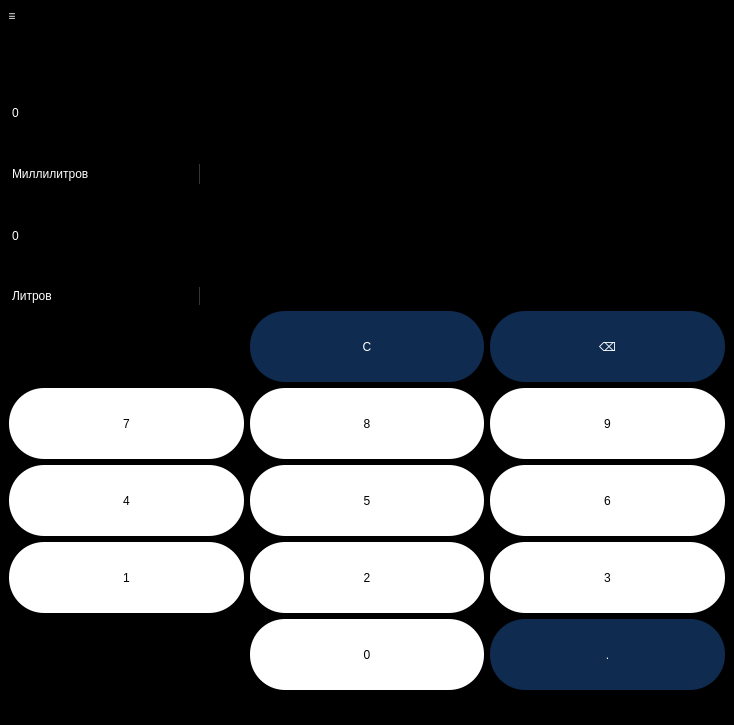
<?xml version="1.0" encoding="UTF-8"?>
<ui version="4.0">
 <class>MainWindow</class>
 <widget class="QMainWindow" name="MainWindow">
  <property name="geometry">
   <rect>
    <x>0</x>
    <y>0</y>
    <width>734</width>
    <height>725</height>
   </rect>
  </property>
  <property name="minimumSize">
   <size>
    <width>734</width>
    <height>725</height>
   </size>
  </property>
  <property name="maximumSize">
   <size>
    <width>734</width>
    <height>725</height>
   </size>
  </property>
  <property name="windowTitle">
   <string>MainWindow</string>
  </property>
  <property name="styleSheet">
   <string notr="true">background-color: rgb(0, 0, 0);
color: rgb(255, 255, 255);
selection-background-color: rgb(140, 140, 140);

</string>
  </property>
  <widget class="QWidget" name="centralwidget">
   <property name="minimumSize">
    <size>
     <width>734</width>
     <height>666</height>
    </size>
   </property>
   <property name="maximumSize">
    <size>
     <width>734</width>
     <height>666</height>
    </size>
   </property>
   <property name="styleSheet">
    <string notr="true"/>
   </property>
   <layout class="QVBoxLayout" name="verticalLayout_3">
    <item>
     <layout class="QVBoxLayout" name="verticalLayout_2">
      <item>
       <widget class="QLabel" name="resol">
        <property name="styleSheet">
         <string notr="true">background-color: rgb(0, 0, 0);
color: rgb(0, 0, 0);</string>
        </property>
        <property name="text">
         <string>TextLabel</string>
        </property>
       </widget>
      </item>
      <item>
       <widget class="QLineEdit" name="ans_space">
        <property name="enabled">
         <bool>false</bool>
        </property>
        <property name="minimumSize">
         <size>
          <width>0</width>
          <height>91</height>
         </size>
        </property>
        <property name="maximumSize">
         <size>
          <width>291</width>
          <height>91</height>
         </size>
        </property>
        <property name="styleSheet">
         <string notr="true">QLineEdit{
border: 1px solid black;
color: rgb(255, 255, 255);
	font: 75 65pt &quot;Yu Gothic UI Semibold&quot;;
}</string>
        </property>
        <property name="text">
         <string>0</string>
        </property>
       </widget>
      </item>
      <item>
       <widget class="QComboBox" name="comboBox_3">
        <property name="minimumSize">
         <size>
          <width>117</width>
          <height>20</height>
         </size>
        </property>
        <property name="maximumSize">
         <size>
          <width>191</width>
          <height>16777215</height>
         </size>
        </property>
        <property name="styleSheet">
         <string notr="true">QComboBox {
    border-radius: 3px;
font: 75 10pt &quot;MS Shell Dlg 2&quot;;
    padding: 1px 18px 1px 3px;
    min-width: 6em;
}
QComboBox:editable {
    background: black;    /*white; red*/
}
QComboBox:!editable, QComboBox::drop-down:editable {
     background: qlineargradient(x1: 0, y1: 0, x2: 0, y2: 1,
                                 stop: 0 #000000, stop: 0.4 #000000,
                                 stop: 0.5 #000000, stop: 1.0 #000000);
}
/* QComboBox получает состояние `on`, когда всплывающее окно открыто  */
QComboBox:!editable:on, QComboBox::drop-down:editable:on {
    background: qlineargradient(x1: 0, y1: 0, x2: 0, y2: 1,
                                stop: 0 #000000, stop: 0.4 #000000,
                                stop: 0.5 #000000, stop: 1.0 #000000);
}
QComboBox:on { /* сдвиньте текст, когда всплывающее окно откроется */
    padding-top: 3px;
    padding-left: 4px;
}
QComboBox::drop-down {
    subcontrol-origin: padding;
    subcontrol-position: top right;
    width: 0px;
    border-left-width: 1px;
    border-left-color: #353535;
    border-left-style: solid;          /* просто одна строка */
    border-top-right-radius: 3px;      /* тот же радиус, что и QComboBox */
    border-bottom-right-radius: 3px;
}

QComboBox QAbstractItemView {
    border: 12px solid darkgray;
    selection-background-color: #353535;
}
QComboBox QListView {
    border: none;
}</string>
        </property>
        <item>
         <property name="text">
          <string>Миллилитров</string>
         </property>
        </item>
        <item>
         <property name="text">
          <string>Литров</string>
         </property>
        </item>
        <item>
         <property name="text">
          <string>Кубических метров</string>
         </property>
        </item>
        <item>
         <property name="text">
          <string>Кубических километров</string>
         </property>
        </item>
       </widget>
      </item>
      <item>
       <widget class="QLineEdit" name="ans_space2">
        <property name="enabled">
         <bool>false</bool>
        </property>
        <property name="minimumSize">
         <size>
          <width>0</width>
          <height>91</height>
         </size>
        </property>
        <property name="maximumSize">
         <size>
          <width>291</width>
          <height>91</height>
         </size>
        </property>
        <property name="styleSheet">
         <string notr="true">QLineEdit{
border: 1px solid black;
color: rgb(255, 255, 255);
	font: 75 65pt &quot;Yu Gothic UI Semibold&quot;;
}</string>
        </property>
        <property name="text">
         <string>0</string>
        </property>
       </widget>
      </item>
      <item>
       <widget class="QComboBox" name="comboBox_4">
        <property name="minimumSize">
         <size>
          <width>117</width>
          <height>0</height>
         </size>
        </property>
        <property name="maximumSize">
         <size>
          <width>191</width>
          <height>16777215</height>
         </size>
        </property>
        <property name="styleSheet">
         <string notr="true">QComboBox {
    border-radius: 3px;
    padding: 1px 18px 1px 3px;
	font: 75 10pt &quot;MS Shell Dlg 2&quot;;
    min-width: 6em;
}
QComboBox:editable {
    background: black;    /*white; red*/
}
QComboBox:!editable, QComboBox::drop-down:editable {
     background: qlineargradient(x1: 0, y1: 0, x2: 0, y2: 1,
                                 stop: 0 #000000, stop: 0.4 #000000,
                                 stop: 0.5 #000000, stop: 1.0 #000000);
}
/* QComboBox получает состояние `on`, когда всплывающее окно открыто  */
QComboBox:!editable:on, QComboBox::drop-down:editable:on {
    background: qlineargradient(x1: 0, y1: 0, x2: 0, y2: 1,
                                stop: 0 #000000, stop: 0.4 #000000,
                                stop: 0.5 #000000, stop: 1.0 #000000);
}
QComboBox:on { /* сдвиньте текст, когда всплывающее окно откроется */
    padding-top: 3px;
    padding-left: 4px;
}
QComboBox::drop-down {
    subcontrol-origin: padding;
    subcontrol-position: top right;
    width: 0px;
    border-left-width: 1px;
    border-left-color: #353535;
    border-left-style: solid;          /* просто одна строка */
    border-top-right-radius: 3px;      /* тот же радиус, что и QComboBox */
    border-bottom-right-radius: 3px;
}

QComboBox QAbstractItemView {
    border: 12px solid darkgray;
    selection-background-color: #353535;
}
QComboBox QListView {
    border: none;
}</string>
        </property>
        <item>
         <property name="text">
          <string>Литров</string>
         </property>
        </item>
        <item>
         <property name="text">
          <string>Миллилитров</string>
         </property>
        </item>
        <item>
         <property name="text">
          <string>Кубических метров</string>
         </property>
        </item>
        <item>
         <property name="text">
          <string>Кубических километров</string>
         </property>
        </item>
       </widget>
      </item>
      <item>
       <layout class="QGridLayout" name="gridLayout">
        <item row="2" column="1">
         <widget class="QPushButton" name="clear_btn_12">
          <property name="minimumSize">
           <size>
            <width>71</width>
            <height>71</height>
           </size>
          </property>
          <property name="styleSheet">
           <string notr="true">QPushButton{
font: 75 15pt &quot;MS Shell Dlg 2&quot;;
background-color: #ffffff;
color: black;
	border: 0px;
    border-radius: 35px;
    border-style: outset;
}
QPushButton:pressed{
background-color: #ebebeb;
}</string>
          </property>
          <property name="text">
           <string>5</string>
          </property>
          <attribute name="buttonGroup">
           <string notr="true">numsButtonsGroup</string>
          </attribute>
         </widget>
        </item>
        <item row="1" column="2">
         <widget class="QPushButton" name="clear_btn_21">
          <property name="minimumSize">
           <size>
            <width>71</width>
            <height>71</height>
           </size>
          </property>
          <property name="styleSheet">
           <string notr="true">QPushButton{
font: 75 15pt &quot;MS Shell Dlg 2&quot;;
background-color: #ffffff;
color: black;
	border: 0px;
    border-radius: 35px;
    border-style: outset;
}
QPushButton:pressed{
background-color: #ebebeb;
}</string>
          </property>
          <property name="text">
           <string>9</string>
          </property>
          <attribute name="buttonGroup">
           <string notr="true">numsButtonsGroup</string>
          </attribute>
         </widget>
        </item>
        <item row="1" column="0">
         <widget class="QPushButton" name="clear_btn_19">
          <property name="minimumSize">
           <size>
            <width>71</width>
            <height>71</height>
           </size>
          </property>
          <property name="styleSheet">
           <string notr="true">QPushButton{
font: 75 15pt &quot;MS Shell Dlg 2&quot;;
background-color: #ffffff;
color: black;
	border: 0px;
    border-radius: 35px;
    border-style: outset;
}
QPushButton:pressed{
background-color: #ebebeb;
}</string>
          </property>
          <property name="text">
           <string>7</string>
          </property>
          <attribute name="buttonGroup">
           <string notr="true">numsButtonsGroup</string>
          </attribute>
         </widget>
        </item>
        <item row="0" column="1">
         <widget class="QPushButton" name="clear_btn">
          <property name="minimumSize">
           <size>
            <width>71</width>
            <height>71</height>
           </size>
          </property>
          <property name="styleSheet">
           <string notr="true">QPushButton{
font: 15pt &quot;MS Shell Dlg 2&quot;;
background-color: #0f2b50;
	border: 0px;
    border-radius: 35px;
    border-style: outset;
	color: rgb(255, 255, 255);
}
QPushButton:pressed{
background-color: #5d5d5d;
}</string>
          </property>
          <property name="text">
           <string>С</string>
          </property>
         </widget>
        </item>
        <item row="2" column="2">
         <widget class="QPushButton" name="clear_btn_10">
          <property name="minimumSize">
           <size>
            <width>71</width>
            <height>71</height>
           </size>
          </property>
          <property name="styleSheet">
           <string notr="true">QPushButton{
font: 75 15pt &quot;MS Shell Dlg 2&quot;;
background-color: #ffffff;
color: black;
	border: 0px;
    border-radius: 35px;
    border-style: outset;
}
QPushButton:pressed{
background-color: #ebebeb;
}</string>
          </property>
          <property name="text">
           <string>6</string>
          </property>
          <attribute name="buttonGroup">
           <string notr="true">numsButtonsGroup</string>
          </attribute>
         </widget>
        </item>
        <item row="1" column="1">
         <widget class="QPushButton" name="clear_btn_11">
          <property name="minimumSize">
           <size>
            <width>71</width>
            <height>71</height>
           </size>
          </property>
          <property name="styleSheet">
           <string notr="true">QPushButton{
font: 75 15pt &quot;MS Shell Dlg 2&quot;;
background-color: #ffffff;
color: black;
	border: 0px;
    border-radius: 35px;
    border-style: outset;
}
QPushButton:pressed{
background-color: #ebebeb;
}</string>
          </property>
          <property name="text">
           <string>8</string>
          </property>
          <attribute name="buttonGroup">
           <string notr="true">numsButtonsGroup</string>
          </attribute>
         </widget>
        </item>
        <item row="0" column="2">
         <widget class="QPushButton" name="del_btn">
          <property name="minimumSize">
           <size>
            <width>71</width>
            <height>71</height>
           </size>
          </property>
          <property name="styleSheet">
           <string notr="true">QPushButton{
font: 15pt &quot;MS Shell Dlg 2&quot;;
background-color: #0f2b50;
	border: 0px;
    border-radius: 35px;
    border-style: outset;
	color: rgb(255, 255, 255);
}
QPushButton:pressed{
background-color: #5d5d5d;
}</string>
          </property>
          <property name="text">
           <string>⌫</string>
          </property>
         </widget>
        </item>
        <item row="4" column="1">
         <widget class="QPushButton" name="clear_btn_18">
          <property name="minimumSize">
           <size>
            <width>71</width>
            <height>71</height>
           </size>
          </property>
          <property name="styleSheet">
           <string notr="true">QPushButton{
font: 75 15pt &quot;MS Shell Dlg 2&quot;;
background-color: #ffffff;
color: black;
	border: 0px;
    border-radius: 35px;
    border-style: outset;
}
QPushButton:pressed{
background-color: #ebebeb;
}</string>
          </property>
          <property name="text">
           <string>0</string>
          </property>
          <attribute name="buttonGroup">
           <string notr="true">numsButtonsGroup</string>
          </attribute>
         </widget>
        </item>
        <item row="4" column="2">
         <widget class="QPushButton" name="dot_btn">
          <property name="minimumSize">
           <size>
            <width>71</width>
            <height>71</height>
           </size>
          </property>
          <property name="styleSheet">
           <string notr="true">QPushButton{
font: 15pt &quot;MS Shell Dlg 2&quot;;
background-color: #0f2b50;
	border: 0px;
    border-radius: 35px;
    border-style: outset;
	color: rgb(255, 255, 255);
}
QPushButton:pressed{
background-color: #5d5d5d;
}</string>
          </property>
          <property name="text">
           <string>.</string>
          </property>
         </widget>
        </item>
        <item row="3" column="1">
         <widget class="QPushButton" name="clear_btn_16">
          <property name="minimumSize">
           <size>
            <width>71</width>
            <height>71</height>
           </size>
          </property>
          <property name="styleSheet">
           <string notr="true">QPushButton{
font: 75 15pt &quot;MS Shell Dlg 2&quot;;
background-color: #ffffff;
color: black;
	border: 0px;
    border-radius: 35px;
    border-style: outset;
}
QPushButton:pressed{
background-color: #ebebeb;
}</string>
          </property>
          <property name="text">
           <string>2</string>
          </property>
          <attribute name="buttonGroup">
           <string notr="true">numsButtonsGroup</string>
          </attribute>
         </widget>
        </item>
        <item row="3" column="0">
         <widget class="QPushButton" name="clear_btn_14">
          <property name="minimumSize">
           <size>
            <width>71</width>
            <height>71</height>
           </size>
          </property>
          <property name="styleSheet">
           <string notr="true">QPushButton{
font: 75 15pt &quot;MS Shell Dlg 2&quot;;
background-color: #ffffff;
color: black;
	border: 0px;
    border-radius: 35px;
    border-style: outset;
}
QPushButton:pressed{
background-color: #ebebeb;
}</string>
          </property>
          <property name="text">
           <string>1</string>
          </property>
          <attribute name="buttonGroup">
           <string notr="true">numsButtonsGroup</string>
          </attribute>
         </widget>
        </item>
        <item row="2" column="0">
         <widget class="QPushButton" name="clear_btn_13">
          <property name="minimumSize">
           <size>
            <width>71</width>
            <height>71</height>
           </size>
          </property>
          <property name="styleSheet">
           <string notr="true">QPushButton{
font: 75 15pt &quot;MS Shell Dlg 2&quot;;
background-color: #ffffff;
color: black;
	border: 0px;
    border-radius: 35px;
    border-style: outset;
}
QPushButton:pressed{
background-color: #ebebeb;
}</string>
          </property>
          <property name="text">
           <string>4</string>
          </property>
          <attribute name="buttonGroup">
           <string notr="true">numsButtonsGroup</string>
          </attribute>
         </widget>
        </item>
        <item row="3" column="2">
         <widget class="QPushButton" name="clear_btn_15">
          <property name="minimumSize">
           <size>
            <width>71</width>
            <height>71</height>
           </size>
          </property>
          <property name="styleSheet">
           <string notr="true">QPushButton{
font: 75 15pt &quot;MS Shell Dlg 2&quot;;
background-color: #ffffff;
color: black;
	border: 0px;
    border-radius: 35px;
    border-style: outset;
}
QPushButton:pressed{
background-color: #ebebeb;
}</string>
          </property>
          <property name="text">
           <string>3</string>
          </property>
          <attribute name="buttonGroup">
           <string notr="true">numsButtonsGroup</string>
          </attribute>
         </widget>
        </item>
       </layout>
      </item>
     </layout>
    </item>
   </layout>
  </widget>
  <widget class="QMenuBar" name="menubar">
   <property name="geometry">
    <rect>
     <x>0</x>
     <y>0</y>
     <width>734</width>
     <height>36</height>
    </rect>
   </property>
   <widget class="QMenu" name="menu">
    <property name="title">
     <string>≡
</string>
    </property>
    <addaction name="Simple"/>
    <addaction name="Engineering"/>
    <addaction name="Function_graphs"/>
    <addaction name="separator"/>
    <addaction name="Currency"/>
    <addaction name="Volume"/>
    <addaction name="Length"/>
    <addaction name="Temperature"/>
    <addaction name="Speed"/>
    <addaction name="Corner"/>
   </widget>
   <addaction name="menu"/>
  </widget>
  <widget class="QStatusBar" name="statusbar"/>
  <action name="Simple">
   <property name="text">
    <string>Simple</string>
   </property>
  </action>
  <action name="Engineering">
   <property name="text">
    <string>Engineering</string>
   </property>
  </action>
  <action name="Function_graphs">
   <property name="text">
    <string>Function graphs</string>
   </property>
  </action>
  <action name="Currency">
   <property name="text">
    <string>Currency</string>
   </property>
  </action>
  <action name="Volume">
   <property name="text">
    <string>Volume</string>
   </property>
  </action>
  <action name="Length">
   <property name="text">
    <string>Length</string>
   </property>
  </action>
  <action name="Temperature">
   <property name="text">
    <string>Temperature</string>
   </property>
  </action>
  <action name="Speed">
   <property name="text">
    <string>Speed</string>
   </property>
  </action>
  <action name="Corner">
   <property name="text">
    <string>Corner</string>
   </property>
  </action>
 </widget>
 <resources/>
 <connections/>
 <buttongroups>
  <buttongroup name="numsButtonsGroup"/>
 </buttongroups>
</ui>
